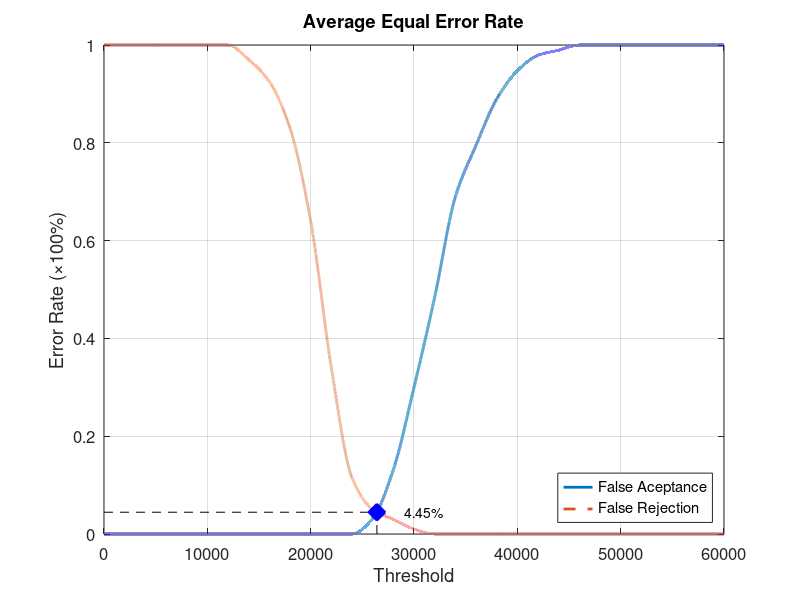
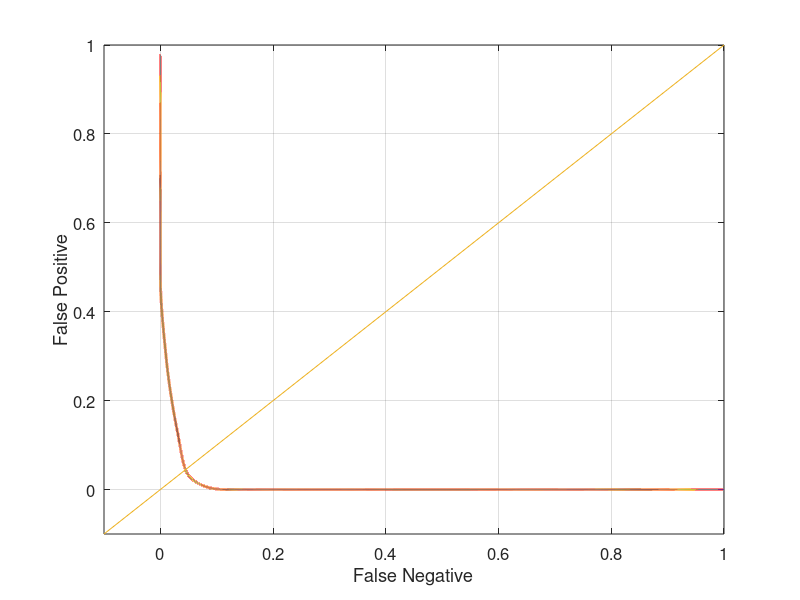

These charts were generated, in order, by the following MATLAB code:
function yEER = Database5_3
close all;
clear;
clc;
x = 0:2000:60000;
xq = 0:0.5:60000;

y0 = [0 0 0 0 0 0 0 0 0 0 0 0 0 0.0315789 0.131579 0.3 0.484211 0.689474 0.794737 0.889474 0.947368 0.978947 0.989474 1 1 1 1 1 1 1 1];
yy0 = interp1(x, y0, xq, 'pchip');
y1 = [1 1 1 1 1 1 1 0.97 0.925 0.83 0.64 0.34 0.115 0.05 0.03 0.01 0 0 0 0 0 0 0 0 0 0 0 0 0 0 0];
yy1 = interp1(x, y1, xq, 'pchip');

% Calculating EER: 
y2 = abs(y0 - y1);
find(y2 == min(y2))
yy2 = abs(yy0 - yy1);
xEER = find(yy2 == min(yy2));
xEERIndex = xq(xEER) % X-axis EER
yEER = yy0(xEER) % Y-axis EER

main = figure
plot(xq, yy0,'-','LineWidth', 2);	hold on
plot(xq, yy1,'--','LineWidth', 2);	hold on
plot([xEERIndex xEERIndex], [0 yEER], 'k--');	hold on
plot([0 xEERIndex], [yEER yEER], 'k--');	hold on
plot(xEERIndex, yEER, 'bx', 'LineWidth', 10);	hold on
text(xEERIndex + 10 * xEERIndex / 100, yEER, [num2str(round((10000 * yEER)) / 100) '%'])
legend('False Aceptance', 'False Rejection', 'Location', 'SouthEast')
xlabel('Threshold')
ylabel('Error Rate (\times100%)')
title('Average Equal Error Rate')
set(gca, 'FontSize', 12)
axis([0 60000 0 1])
grid on

print(main, 'Database5_3Main', '-dpng');
FNRxFPR = figure('Color', [1 1 1]);
plot(yy1, yy0, '-', yy1, yy0, 'LineWidth', 2);
hold on
y = -0.1:0.1:1
plot(y, y); 
set(gca, 'FontSize', 12)
xlabel('False Negative')
ylabel('False Positive')
axis([-0.1 1 -0.1 1])
set(gca, 'FontSize', 12)
grid on

print(FNRxFPR, 'Database5_3FNRxFPR','-dpng');
end
